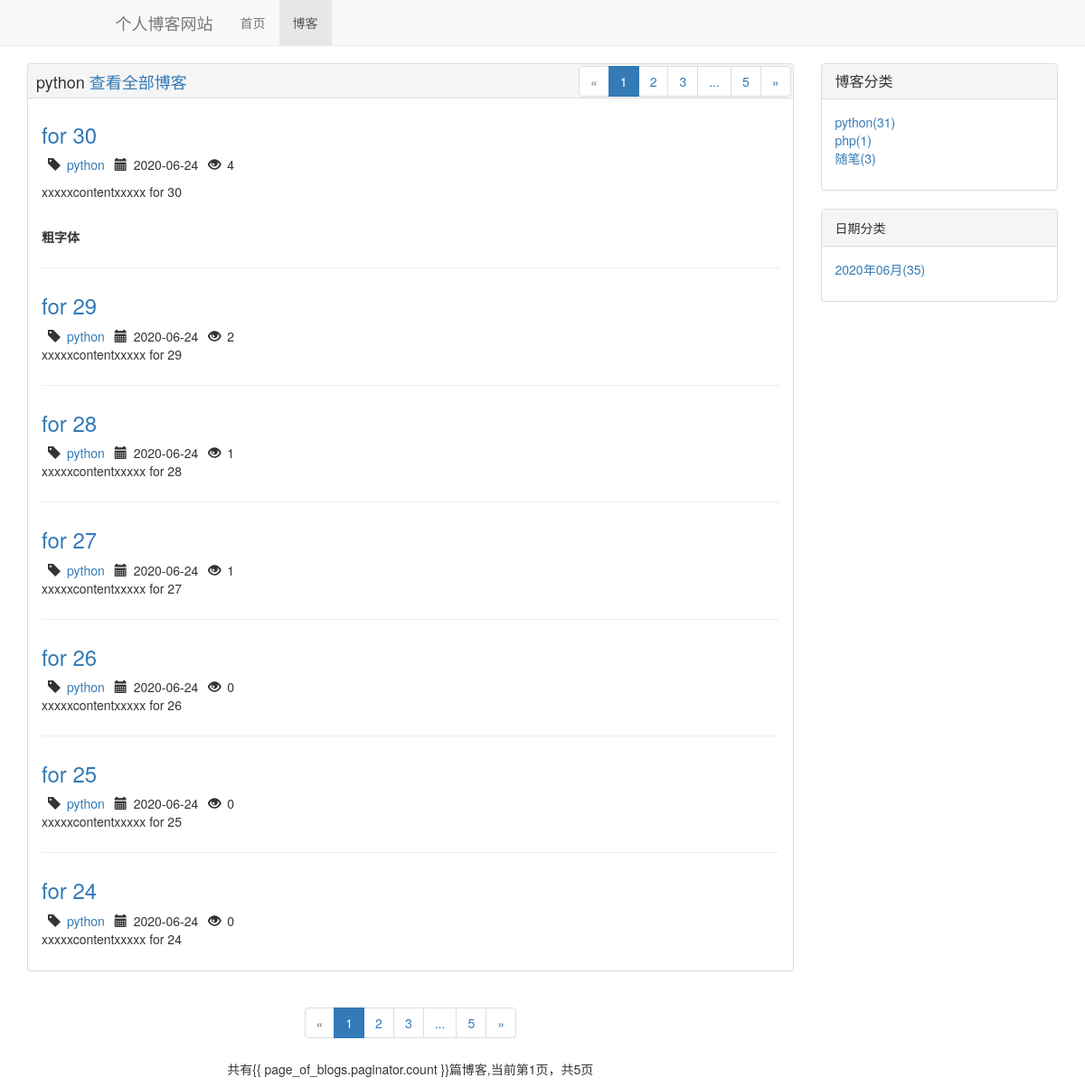
The page /blog/type/1 on the database its author committed.
### blog/models.py (models this page shows, shortened)
class BlogType(models.Model):
    type_name = models.CharField(max_length=15)
    def __str__(self):
        return self.type_name

class Blog(models.Model):
    title = models.CharField(max_length=50)
    blog_type = models.ForeignKey(BlogType,on_delete=models.DO_NOTHING)
    content = RichTextUploadingField()
    author = models.ForeignKey(User,on_delete=models.DO_NOTHING)
    readed_num = models.IntegerField(default=0)
    created_time = models.DateTimeField(auto_now_add=True)
    last_updated_time = models.DateTimeField(auto_now=True)
    class Meta:
        ordering = ['-created_time']

### blog/views.py (the view)
# urls.py: path('type/<int:blog_type_pk>',views.blogs_with_type, name='blogs_with_type'),
def blogs_with_type(request, blog_type_pk):
    blog_type = get_object_or_404(BlogType, pk=blog_type_pk)
    blogs_all_list = Blog.objects.filter(blog_type=blog_type)
    context = blog_with_common_list(request, blogs_all_list)
    context['blog_type'] = blog_type
    return render(request, 'blog/blogs_with_type.html', context)

### blog/templates/blog/blogs_with_type.html (shortened to what this page needs)
{% extends 'blog/blog_list.html' %}
{% block blog_type_title %}
    {{blog_type.type_name}}
<a href="{% url 'blog_list' %}">查看全部博客</a>
{% endblock%}

### blog/templates/blog/blog_list.html (shortened to what this page needs)
{% extends 'base.html' %}
{% load static %}
{% block header_extends %}
<link rel="stylesheet" href="{% static 'blog/blog.css' %}">
{% endblock %}
{% block nav_blog_active %}
active
{%endblock%}
{% block content %}
<div class="container">
    <div class="row">
        <div class="col-xs-12 col-sm-8 col-md-9">
            <div class="panel panel-default" id="floatclear">
                <div class="panel-heading  page-title"><span class="blog-list-title"> {% block blog_type_title %}{% endblock%}</span>
                    <div class="right">
                        <ul class="pagination">
                            {% if page_of_blogs.has_previous %}
                            <li><a href="?page={{page_of_blogs.previous_page_number}}" aria-label="Previous">
                                <span aria-hidden="true">&laquo;</span>
                            </a></li>
                            {% else %}
                            <li class="disabled">
                                <span class="disabled" aria-hidden="true">&laquo;</span>
                            </li>
                            {% endif%}
                            {% for page_num in page_range %}
                            {% if page_num == page_of_blogs.number %}
                            <li class="active"><a href="?page={{page_num}}">{{page_num}} </a>
                                {% else %}
                                {% if page_num == '...' %}
                            <li><span>{{page_num}} </span>
                                {% else %}
                            <li><a href="?page={{page_num}}">{{page_num}} </a>
                                {% endif %}
                                {% endif %}
                            </li>
                            {% endfor%}
                            {% if page_of_blogs.has_next %}
                            <li><a href="?page={{page_of_blogs.next_page_number}}" aria-label="Previous">
                                <span aria-hidden="true">&raquo;</span>
                            </a></li>
                            {% else %}
                            <li class="disabled"><span aria-hidden="true">&raquo;</span></li>
                            {% endif%}
                        </ul>
                    </div>
                </div>
                <div class="panel-body">
                    {% for blog in page_of_blogs.object_list %}
                    <div class="blog">
                        <h3><a href="{% url 'blog_detail' blog.pk %}">
                            {{blog.title}}
                        </a></h3>
                        <p class="blog-info">
                            <span class="glyphicon glyphicon-tag blog-icon" aria-hidden="true"></span><a
                                href="{% url 'blogs_with_type' blog.blog_type.pk %}">{{blog.blog_type}}</a>
                            <span class="glyphicon glyphicon-calendar blog-icon" aria-hidden="true"></span>{{blog.created_time|date:"Y-m-d"}}
                            <span class="glyphicon glyphicon-eye-open blog-icon" aria-hidden="true"></span>{{blog.readed_num}}
                        </p>
                        <p>{{ blog.content|safe|truncatechars:120 }}</p>
                    </div>
                    {% empty %}
                    <div class="blog">
                        <h3>--暂无内容，敬请期待--</h3>
                    </div>
                    {% endfor %}
                </div>
            </div>
            <div class="paginator-down">
                <ul class="pagination">
                    {% if page_of_blogs.has_previous %}
                    <li><a href="?page={{page_of_blogs.previous_page_number}}" aria-label="Previous">
                        <span aria-hidden="true">&laquo;</span>
                    </a></li>
                    {% else %}
                    <li class="disabled">
                        <span class="disabled" aria-hidden="true">&laquo;</span>
                    </li>
                    {% endif%}
                    {% for page_num in page_range %}
                    {% if page_num == page_of_blogs.number %}
                    <li class="active"><a href="?page={{page_num}}">{{page_num}} </a>
                        {% else %}
                        {% if page_num == '...' %}
                    <li><span>{{page_num}} </span>
                        {% else %}
                    <li><a href="?page={{page_num}}">{{page_num}} </a>
                        {% endif %}
                        {% endif %}
                    </li>
                    {% endfor%}
                    {% if page_of_blogs.has_next %}
                    <li><a href="?page={{page_of_blogs.next_page_number}}" aria-label="Previous">
                        <span aria-hidden="true">&raquo;</span>
                    </a></li>
                    {% else %}
                    <li class="disabled"><span aria-hidden="true">&raquo;</span></li>
                    {% endif%}
                </ul>
                <p>
                    共有{{ page_of_blogs.paginator.count
                    }}篇博客,当前第{{page_of_blogs.number}}页，共{{page_of_blogs.paginator.num_pages}}页
                </p>
            </div>
        </div>
        <div class="hidden-xs col-sm-4 col-md-3">
            <div class="panel panel-default">
                <div class="panel-heading">
                    <h3 class="panel-title">博客分类</h3>
                </div>
                <div class="panel-body">
                    <ul class="list-unstyled">
                        {% for blog_type in blog_types %}
                        <li>
                            <a href="{% url 'blogs_with_type' blog_type.pk %}">
                                {{blog_type.type_name}}({{blog_type.blog_count}})
                            </a>
                        </li>
                        {%empty %}
                        <li>暂无分类</li>
                        {%endfor%}
                    </ul>
                </div>
            </div>
            <div class="panel panel-default">
                <div class="panel-heading">
                    日期分类
                </div>
                <div class="panel-body">
                    <ul class="list-unstyled">
                        {% for blog_date,blog_count in blog_dates.items %}
                        <a href="{% url 'blogs_with_date' blog_date.year blog_date.month %}">
                            <li>
                                {{ blog_date|date:"Y年m月" }}({{blog_count}})
                            </li>
                        </a>
                        {%endfor%}
                    </ul>
                </div>
            </div>
        </div>
    </div>
</div>
{% endblock %}

### static/css/base.css (style rules this page uses)
* { margin: 0; padding: 0; }
body { margin-top:70px!important; }

### blog/static/blog/blog.css (style rules this page uses)
div.blog:not(:last-child) { margin-bottom: 2em; padding-bottom: 1em; border-bottom:1px solid #eee; }
div.blog h3 { margin-top: 0.5em; }
div.blog p.blog-info { margin-bottom:0; }
span.blog-icon { margin:0 0.5em; }
.blog-list-title { margin-left: 0.5em; font-size:18px; font-weight:500; }
.right { float:right; }
.right ul { margin:2px; }
div.paginator-down { text-align: center; }
.page-title { padding:0; height:38px; line-height:38px; overflow:hidden; }

### rows shown on the page
BlogType: type_name "python", blog_count "31"
Blog: title "for 30", blog_type "python", created_time "2020-06-24", readed_num "4", content "xxxxxcontentxxxxx for 30 粗字体"
Blog: title "for 29", blog_type "python", created_time "2020-06-24", readed_num "2", content "xxxxxcontentxxxxx for 29"
Blog: title "for 28", blog_type "python", created_time "2020-06-24", readed_num "1", content "xxxxxcontentxxxxx for 28"
Blog: title "for 27", blog_type "python", created_time "2020-06-24", readed_num "1", content "xxxxxcontentxxxxx for 27"
Blog: title "for 26", blog_type "python", created_time "2020-06-24", readed_num "0", content "xxxxxcontentxxxxx for 26"
Blog: title "for 25", blog_type "python", created_time "2020-06-24", readed_num "0", content "xxxxxcontentxxxxx for 25"
Blog: title "for 24", blog_type "python", created_time "2020-06-24", readed_num "0", content "xxxxxcontentxxxxx for 24"
BlogType: type_name "php", blog_count "1"
BlogType: type_name "随笔", blog_count "3"

### other values the page prints
{{ page_num }} "1"
{{ page_num }} "2" "3" "5"
{{ page_num }} "..."
{{ page_of_blogs.number }} "1"
{{ page_of_blogs.paginator.num_pages }} "5"
{{ blog_date|date:"Y年m月" }} "2020年06月"
{{ blog_count }} "35"
